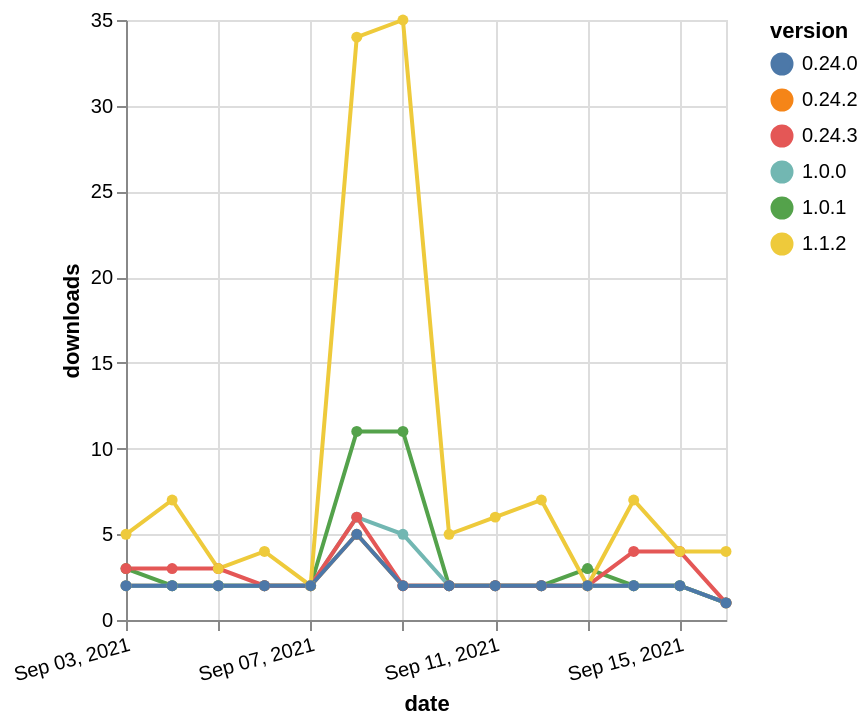

Vega-Lite specification stored for this chart:
### Vega-Lite specification from a JSON file in a GitHub repository (floating-point values rounded to 4 significant figures)
{"$schema": "https://vega.github.io/schema/vega-lite/v5.json", "description": "A simple bar chart with embedded data.", "data": {"values": [{"date": "2021-09-03", "total": 3485, "delta": 2, "version": "0.24.2"}, {"date": "2021-09-04", "total": 3487, "delta": 2, "version": "0.24.2"}, {"date": "2021-09-05", "total": 3489, "delta": 2, "version": "0.24.2"}, {"date": "2021-09-06", "total": 3491, "delta": 2, "version": "0.24.2"}, {"date": "2021-09-07", "total": 3493, "delta": 2, "version": "0.24.2"}, {"date": "2021-09-08", "total": 3498, "delta": 5, "version": "0.24.2"}, {"date": "2021-09-09", "total": 3500, "delta": 2, "version": "0.24.2"}, {"date": "2021-09-10", "total": 3502, "delta": 2, "version": "0.24.2"}, {"date": "2021-09-11", "total": 3504, "delta": 2, "version": "0.24.2"}, {"date": "2021-09-12", "total": 3506, "delta": 2, "version": "0.24.2"}, {"date": "2021-09-13", "total": 3508, "delta": 2, "version": "0.24.2"}, {"date": "2021-09-14", "total": 3510, "delta": 2, "version": "0.24.2"}, {"date": "2021-09-15", "total": 3512, "delta": 2, "version": "0.24.2"}, {"date": "2021-09-16", "total": 3513, "delta": 1, "version": "0.24.2"}, {"date": "2021-09-03", "total": 5875, "delta": 3, "version": "1.0.1"}, {"date": "2021-09-04", "total": 5877, "delta": 2, "version": "1.0.1"}, {"date": "2021-09-05", "total": 5879, "delta": 2, "version": "1.0.1"}, {"date": "2021-09-06", "total": 5881, "delta": 2, "version": "1.0.1"}, {"date": "2021-09-07", "total": 5883, "delta": 2, "version": "1.0.1"}, {"date": "2021-09-08", "total": 5894, "delta": 11, "version": "1.0.1"}, {"date": "2021-09-09", "total": 5905, "delta": 11, "version": "1.0.1"}, {"date": "2021-09-10", "total": 5907, "delta": 2, "version": "1.0.1"}, {"date": "2021-09-11", "total": 5909, "delta": 2, "version": "1.0.1"}, {"date": "2021-09-12", "total": 5911, "delta": 2, "version": "1.0.1"}, {"date": "2021-09-13", "total": 5914, "delta": 3, "version": "1.0.1"}, {"date": "2021-09-14", "total": 5916, "delta": 2, "version": "1.0.1"}, {"date": "2021-09-15", "total": 5918, "delta": 2, "version": "1.0.1"}, {"date": "2021-09-16", "total": 5919, "delta": 1, "version": "1.0.1"}, {"date": "2021-09-03", "total": 3502, "delta": 2, "version": "1.0.0"}, {"date": "2021-09-04", "total": 3504, "delta": 2, "version": "1.0.0"}, {"date": "2021-09-05", "total": 3506, "delta": 2, "version": "1.0.0"}, {"date": "2021-09-06", "total": 3508, "delta": 2, "version": "1.0.0"}, {"date": "2021-09-07", "total": 3510, "delta": 2, "version": "1.0.0"}, {"date": "2021-09-08", "total": 3516, "delta": 6, "version": "1.0.0"}, {"date": "2021-09-09", "total": 3521, "delta": 5, "version": "1.0.0"}, {"date": "2021-09-10", "total": 3523, "delta": 2, "version": "1.0.0"}, {"date": "2021-09-11", "total": 3525, "delta": 2, "version": "1.0.0"}, {"date": "2021-09-12", "total": 3527, "delta": 2, "version": "1.0.0"}, {"date": "2021-09-13", "total": 3529, "delta": 2, "version": "1.0.0"}, {"date": "2021-09-14", "total": 3531, "delta": 2, "version": "1.0.0"}, {"date": "2021-09-15", "total": 3533, "delta": 2, "version": "1.0.0"}, {"date": "2021-09-16", "total": 3534, "delta": 1, "version": "1.0.0"}, {"date": "2021-09-03", "total": 3605, "delta": 3, "version": "0.24.3"}, {"date": "2021-09-04", "total": 3608, "delta": 3, "version": "0.24.3"}, {"date": "2021-09-05", "total": 3611, "delta": 3, "version": "0.24.3"}, {"date": "2021-09-06", "total": 3613, "delta": 2, "version": "0.24.3"}, {"date": "2021-09-07", "total": 3615, "delta": 2, "version": "0.24.3"}, {"date": "2021-09-08", "total": 3621, "delta": 6, "version": "0.24.3"}, {"date": "2021-09-09", "total": 3623, "delta": 2, "version": "0.24.3"}, {"date": "2021-09-10", "total": 3625, "delta": 2, "version": "0.24.3"}, {"date": "2021-09-11", "total": 3627, "delta": 2, "version": "0.24.3"}, {"date": "2021-09-12", "total": 3629, "delta": 2, "version": "0.24.3"}, {"date": "2021-09-13", "total": 3631, "delta": 2, "version": "0.24.3"}, {"date": "2021-09-14", "total": 3635, "delta": 4, "version": "0.24.3"}, {"date": "2021-09-15", "total": 3639, "delta": 4, "version": "0.24.3"}, {"date": "2021-09-16", "total": 3640, "delta": 1, "version": "0.24.3"}, {"date": "2021-09-03", "total": 8870, "delta": 5, "version": "1.1.2"}, {"date": "2021-09-04", "total": 8877, "delta": 7, "version": "1.1.2"}, {"date": "2021-09-05", "total": 8880, "delta": 3, "version": "1.1.2"}, {"date": "2021-09-06", "total": 8884, "delta": 4, "version": "1.1.2"}, {"date": "2021-09-07", "total": 8886, "delta": 2, "version": "1.1.2"}, {"date": "2021-09-08", "total": 8920, "delta": 34, "version": "1.1.2"}, {"date": "2021-09-09", "total": 8955, "delta": 35, "version": "1.1.2"}, {"date": "2021-09-10", "total": 8960, "delta": 5, "version": "1.1.2"}, {"date": "2021-09-11", "total": 8966, "delta": 6, "version": "1.1.2"}, {"date": "2021-09-12", "total": 8973, "delta": 7, "version": "1.1.2"}, {"date": "2021-09-13", "total": 8975, "delta": 2, "version": "1.1.2"}, {"date": "2021-09-14", "total": 8982, "delta": 7, "version": "1.1.2"}, {"date": "2021-09-15", "total": 8986, "delta": 4, "version": "1.1.2"}, {"date": "2021-09-16", "total": 8990, "delta": 4, "version": "1.1.2"}, {"date": "2021-09-03", "total": 3388, "delta": 2, "version": "0.24.0"}, {"date": "2021-09-04", "total": 3390, "delta": 2, "version": "0.24.0"}, {"date": "2021-09-05", "total": 3392, "delta": 2, "version": "0.24.0"}, {"date": "2021-09-06", "total": 3394, "delta": 2, "version": "0.24.0"}, {"date": "2021-09-07", "total": 3396, "delta": 2, "version": "0.24.0"}, {"date": "2021-09-08", "total": 3401, "delta": 5, "version": "0.24.0"}, {"date": "2021-09-09", "total": 3403, "delta": 2, "version": "0.24.0"}, {"date": "2021-09-10", "total": 3405, "delta": 2, "version": "0.24.0"}, {"date": "2021-09-11", "total": 3407, "delta": 2, "version": "0.24.0"}, {"date": "2021-09-12", "total": 3409, "delta": 2, "version": "0.24.0"}, {"date": "2021-09-13", "total": 3411, "delta": 2, "version": "0.24.0"}, {"date": "2021-09-14", "total": 3413, "delta": 2, "version": "0.24.0"}, {"date": "2021-09-15", "total": 3415, "delta": 2, "version": "0.24.0"}, {"date": "2021-09-16", "total": 3416, "delta": 1, "version": "0.24.0"}]}, "width": "container", "mark": {"type": "line", "point": {"filled": true}}, "encoding": {"x": {"field": "date", "type": "temporal", "timeUnit": "yearmonthdate", "title": "date", "axis": {"labelAngle": -15}}, "y": {"field": "delta", "type": "quantitative", "title": "downloads"}, "color": {"field": "version", "type": "nominal"}, "tooltip": {"field": "delta"}}}
